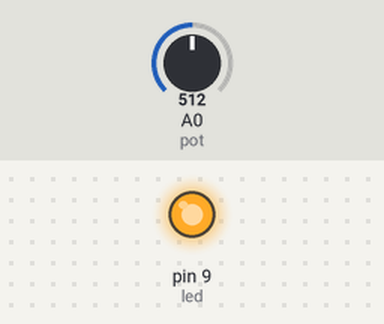
A sketch run on a simulated Arduino Uno, built with avr-gcc and run on an emulated ATmega328P. Parts: output pins drawn as LEDs (lit = HIGH). The inputs (shaded band) are chosen by the test bench; at power-on: A0 (pot) = 512.

Above: at 1.3 s.
1.4 s: A0 (pot) set to 122
At 2.7 s:
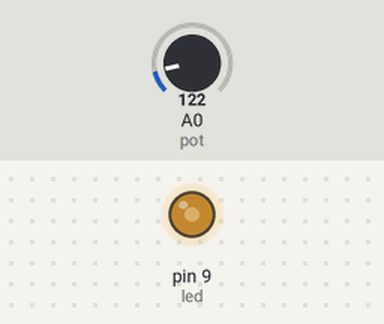
3.0 s: A0 (pot) set to 0
At 4.1 s:
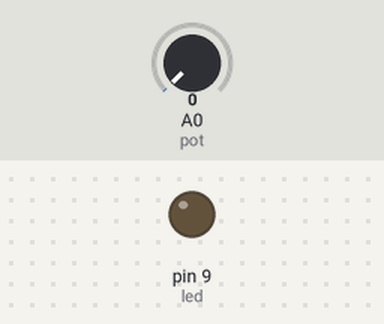
4.5 s: A0 (pot) set to 306
At 5.3 s:
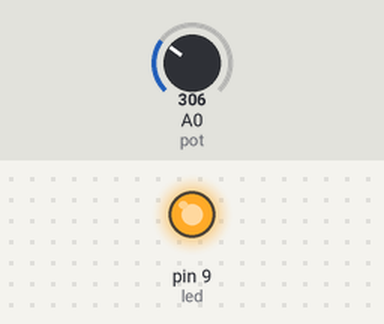
Timing chart, 0 to 7.5 s (numbered marks = the images above; inputs shaded):
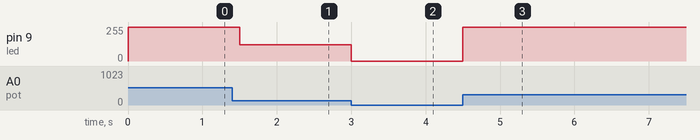

Measured:
- after the input at 1.4 s, pin 9 (led): 255/255 → 122/255 after 0.10 s
- after the input at 3.0 s, pin 9 (led): 122/255 → 0/255 at once
- after the input at 4.5 s, pin 9 (led): 0/255 → 255/255 at once

The sketch:

sketch_feb27c.ino
```cpp
int pot=A0;
int led=9;
int ret=0;
void setup() {
  // put your setup code here, to run once:
//pinMode(pot,INPUT);
pinMode(led,OUTPUT);
}

void loop() {
  // put your main code here, to run repeatedly:
ret=analogRead(pot);
//int value=map(ret,0,1023,0,255);
analogWrite(led,ret);
delay(500);
}
```
